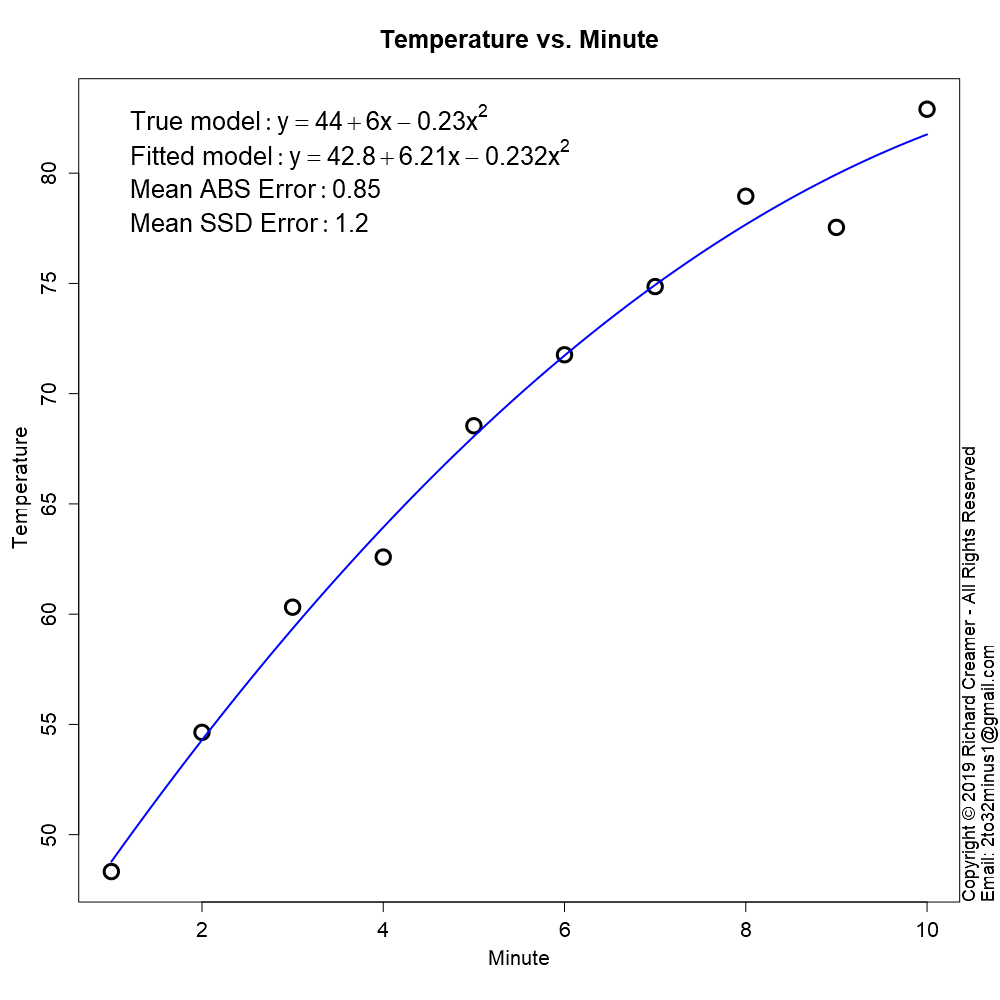

This figure's R source:
##############################################################
### Copyright (c) Richard Creamer 2019 - All Rights Reserved
### Inquiries: email [email redacted]
##############################################################

### Globals
fontScale = 1.2    # Global font size variable
lf        = 1.2    # Enlarge font of plot labels
verbose   = FALSE  # Verbose printing
lw        = 2      # Line width
xMargin   = 1      # X-axis margin for plots
yMargin   = 1      # Y-axis margin for plots
de        = 0.01   # Small constant for estimating derivatives numerically
smlPts    = 1      # Small  data point/circle
medPts    = 1.5    # Medium data point/circle
lrgPts    = 2.0    # Large  data point/circle

### Run this function to generate this plot
runFunc = function() {
	dw = 1000
	dh = 750	
	path = "D:/Code/R/LeastSquaresPlay/PlotsAndAssocCode/Plot74/"
	savePngVerbose( paste(path, "Plot74.png", sep=""), tempVsTime, w=dw, h=dw, un="px" )	
}

### Simulate temperature vs. time
tempVsTime = function() {
	set.seed( 3 )
	# Make some fake data
	trueCoeff = c( 44, 6, -0.23 )
	x = 1:10
	y = evalPoly( x, trueCoeff ) + rnorm( length(x), sd=1.5 )
	# Plot it
	plot( x, y, main="Temperature vs. Minute", cex.lab=lf, xlab="", ylab="", cex=lrgPts, lwd=lw+1, cex.main=1.3*fontScale, cex.axis=1.3 )
	addAxisLabels( xLabel="Minute", yLabel="Temperature" )	
	# Fit a quadratic curve to simulated real-world data
	lmFit = lm( y ~ x + I(x^2) )
	
	predX = seq( x[1],x[length(x)],length.out=200 )
	predY = evalPoly( predX, lmFit$coefficients )
	lines( predX, predY, col=4, lwd=lw )
	
	e = compPolyFitError( x, y, lmFit$coefficients )
	addLegend( trueCoeff, lmFit$coefficients, meanAbsErr=e$meanAbsError, meanSsdErr=e$meanSsdError )
}

### Compute f(x) for a polynomial and a vector of x-coordinates
evalPoly = function( x, coeff ) {
	if ( length( coeff ) < 1 ) return( c(0) )  	
	termSum = 0
	for ( i in 1:length(coeff) ) {
		termSum = termSum + coeff[i] * x^(i-1)
	}
	return( termSum )
}

# Compute errors, ABS and SSD, return tuple
compPolyFitError = function( x, y, coeff ) {
	predY = evalPoly( x, coeff )
	meanAbsError = (1/length(x)) * sum( abs(predY - y) )
	meanSsdError = (1/length(x)) * sum( (predY - y)^2 )
	return( list( meanAbsError=meanAbsError, meanSsdError=meanSsdError ) )
}

### Add a legend to a plot suitable for this deck's polynomials/purpose
addLegend = function( coeff, fitCoeff, meanAbsErr=NULL, meanSsdErr=NULL, fontSz=1.35*fontScale, pos="topleft", wrapLimit=5 ) {
	legList = list()
	
	# Generate and append legend text lines for 'true model'
	truePolyStrList = prettyPoly( coeff, nSigFigs=3, wrapLimit=wrapLimit )
	legList[1] = paste( "'True model': y ==", truePolyStrList[1], sep="" )
	if ( length( truePolyStrList ) > 1 ) {
		for ( i in 2:length( truePolyStrList ) ) {
			legList[length(legList)+1] = paste( "'     '", truePolyStrList[i], sep="" )
		}
	}
	
	# Generate and append legend text lines for 'fitted model'
	fitPolyStrList = prettyPoly( fitCoeff, nSigFigs=3, wrapLimit=wrapLimit )
	legList[length(legList) + 1] = paste( "'Fitted model': y ==", fitPolyStrList[1], sep="" )
	if ( length( fitPolyStrList ) > 1 ) {
		for ( i in 2:length( fitPolyStrList ) ) {
			legList[length(legList)+1] = paste( "'     '", fitPolyStrList[i], sep="" )
		}
	}
	
	if ( !is.null(meanAbsErr) ) {
		legError = paste( "'Mean ABS Error': ", sprintf( "%.2f", meanAbsErr ), sep="" )
		legList[ length( legList ) + 1 ] = legError
	}
	if ( !is.null(meanSsdErr) ) {
		legError = paste( "'Mean SSD Error': ", sprintf( "%.2f", meanSsdErr ), sep="" )
		legList[ length( legList ) + 1 ] = legError
	}
	
	legend( pos, bty="n",inset=c(0.005,0.01),
			legend=parse(text=legList), col=c("transparent","transparent"),
			cex=fontSz, pch=15, y.intersp=1.1 )
}

### Return string suitable for plot titles with actual exponents (not '^')
### Examples: [ "1.23", "1.23-2.21x", "1.23-2.21x+4.98x^2" ]
prettyPoly = function( coeff, nSigFigs=3, wrapLimit=3 ) {
	rc = signif( coeff, nSigFigs )
	numTerms = length( coeff )
	terms = c()
	for ( termNum in 1:numTerms ) {
		if ( termNum == 1 ) {
			s = paste( rc[termNum], sep="" )
		} else {
			s = paste( abs(rc[termNum]), sep="" )
		}
		if ( termNum > 1 )
			s = paste( s, "*x", sep="" )
		if ( termNum > 2 )
			s = paste( s, "^", (termNum-1), sep="" )
		terms[ length(terms) + 1 ] = s
	}
	wrapLines = list()
	catStr = ""
	for ( termNum in 1:numTerms ) {
		if ( termNum > 1 && ( termNum - 1 ) %% wrapLimit == 0 ) {
			wrapLines[length(wrapLines) + 1] = catStr
			catStr = ""
		}
		if ( termNum == 1 ) {
			catStr = paste( catStr, terms[termNum], sep="" )
		} else {
			if ( rc[termNum] < 0 ) {
				catStr = paste( catStr, " - ", terms[termNum], sep="" )
			} else {
				catStr = paste( catStr, " + ", terms[termNum], sep="" )
			}
		}
	}
	if ( catStr != "" )
		wrapLines[length(wrapLines) + 1] = catStr
	return( wrapLines )
}

### Get Plot Limits : gpl()$xLim[1] --> left x-coord
gpl = function() {
	u = par( "usr" )
	return( list( xLim=u[1:2], yLim=u[3:4] ) )
}

### Convience method to add x/y axis labels
addAxisLabels = function( xLabel="x", yLabel="y", cexVal=1.3 ) {
	mtext( text=xLabel, side=1, line=2.5, cex=cexVal )
	mtext( text=yLabel, side=2, line=2.5, cex=cexVal )
}

### Save to PNG file, specify width and height
savePngVerbose = function( path, plotFunc, w=512, h=512, un="px", doCopyright=TRUE, ... ) {
	png( filename = path, type="cairo", units=un, width=w, height=h, pointsize=12, res=96 )
	plotFunc( ... )
	if ( doCopyright )
		addCopyright()
	dev.off()
}

### Add copyright notice to plot via text()
addCopyright = function() {
	mtext( "Copyright \uA9 2019 Richard Creamer - All Rights Reserved", side=4, line=0, adj=0, cex=1.1 )
	mtext( "Email: [email redacted]", side=4, line=1, adj=0, cex=1.1 )
}

runFunc() 
